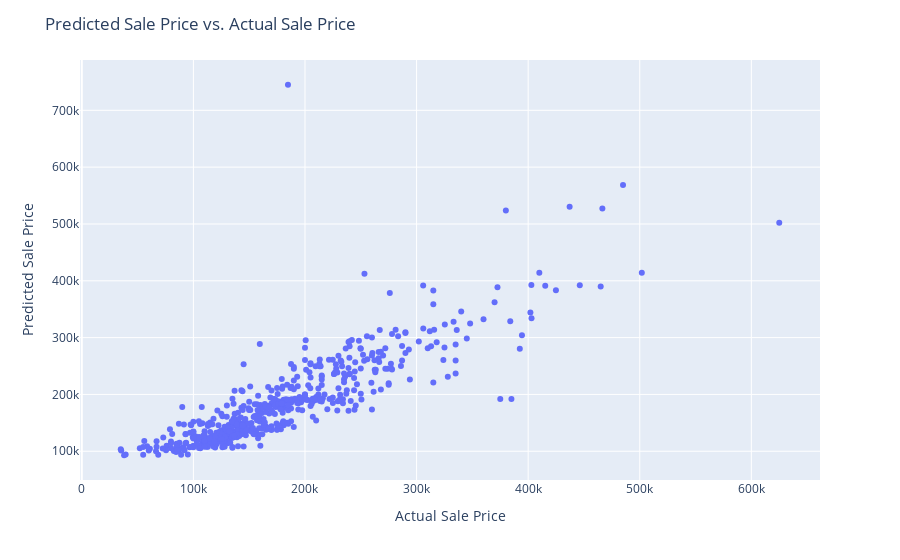

The notebook cell saved with this chart:
### Code cell
ada_regr_df = ada_regr_df.sort_values(by=["score"], ascending=False).reset_index(drop=True)

final_ada_regr_mdl = AdaBoostRegressor(estimator=DecisionTreeRegressor(max_depth=5),
                                        loss="square",
                                        n_estimators=ada_regr_df.loc[0,"estimator_count"],
                                        learning_rate=0.1,
                                        random_state=43)

final_ada_regr_mdl.fit(X_train, y_train)
final_ada_regr_mdl.score(X_test, y_test)

fig_7a = px.scatter(x=y_test, y=final_ada_regr_mdl.predict(X_test))

fig_7a.update_xaxes(title_text="Actual Sale Price")
fig_7a.update_yaxes(title_text="Predicted Sale Price")
fig_7a.update_layout(title_text="Predicted Sale Price vs. Actual Sale Price")
fig_7a.show()

print(f"Testing score: {final_ada_regr_mdl.score(X_test, y_test)}")

### Figure 1 — Plotly figure (JSON) as saved in the notebook; plotly's stock layout.template omitted (floating-point values rounded to 4 significant figures; data arrays with more than 128 entries replaced by an {"elided": "..."} marker saying what was removed)
{"data": [{"hovertemplate": "x=%{x}<br>y=%{y}<extra></extra>", "legendgroup": "", "marker": {"color": "#636efa", "symbol": "circle"}, "mode": "markers", "name": "", "orientation": "v", "showlegend": false, "type": "scatter", "x": {"elided": "584 int values"}, "xaxis": "x", "y": {"elided": "584 float values"}, "yaxis": "y"}], "layout": {"legend": {"tracegroupgap": 0}, "margin": {"t": 60}, "title": {"text": "Predicted Sale Price vs. Actual Sale Price"}, "xaxis": {"anchor": "y", "domain": [0, 1], "title": {"text": "Actual Sale Price"}}, "yaxis": {"anchor": "x", "domain": [0, 1], "title": {"text": "Predicted Sale Price"}}}}
